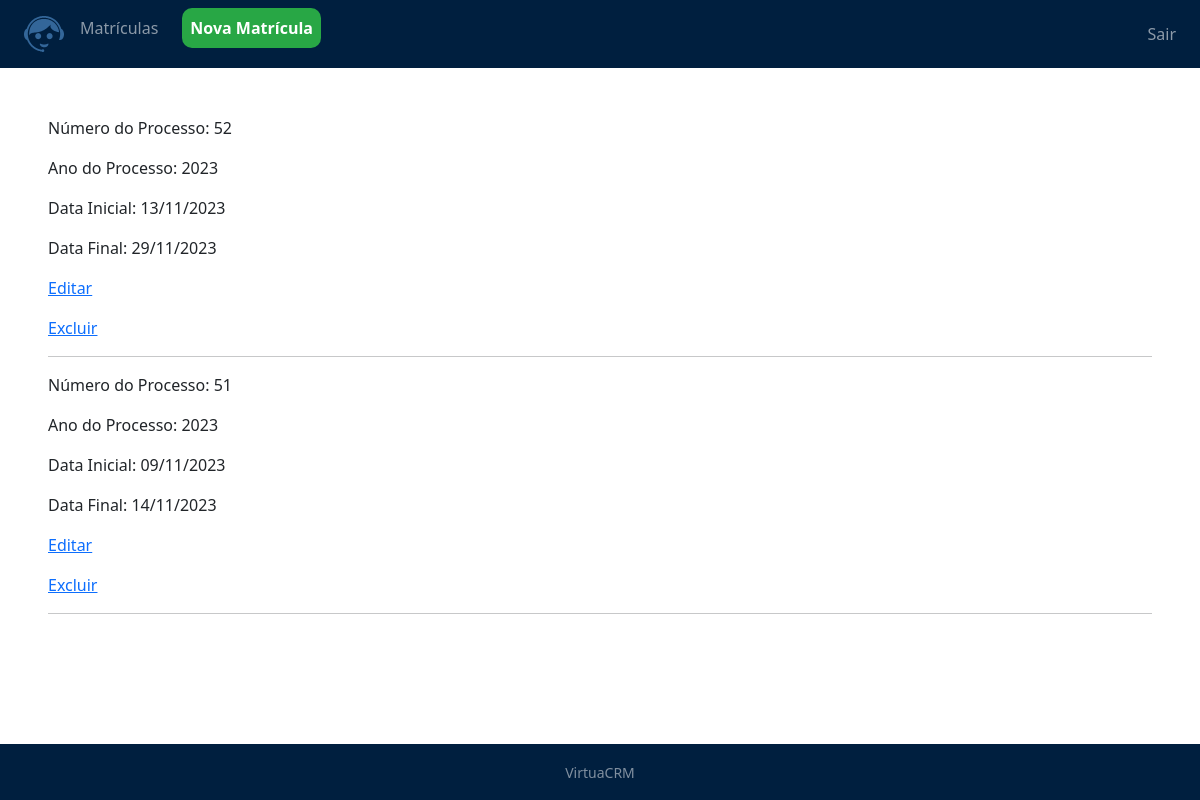
Page /matriculas/processo_ativo on the earlier database version.
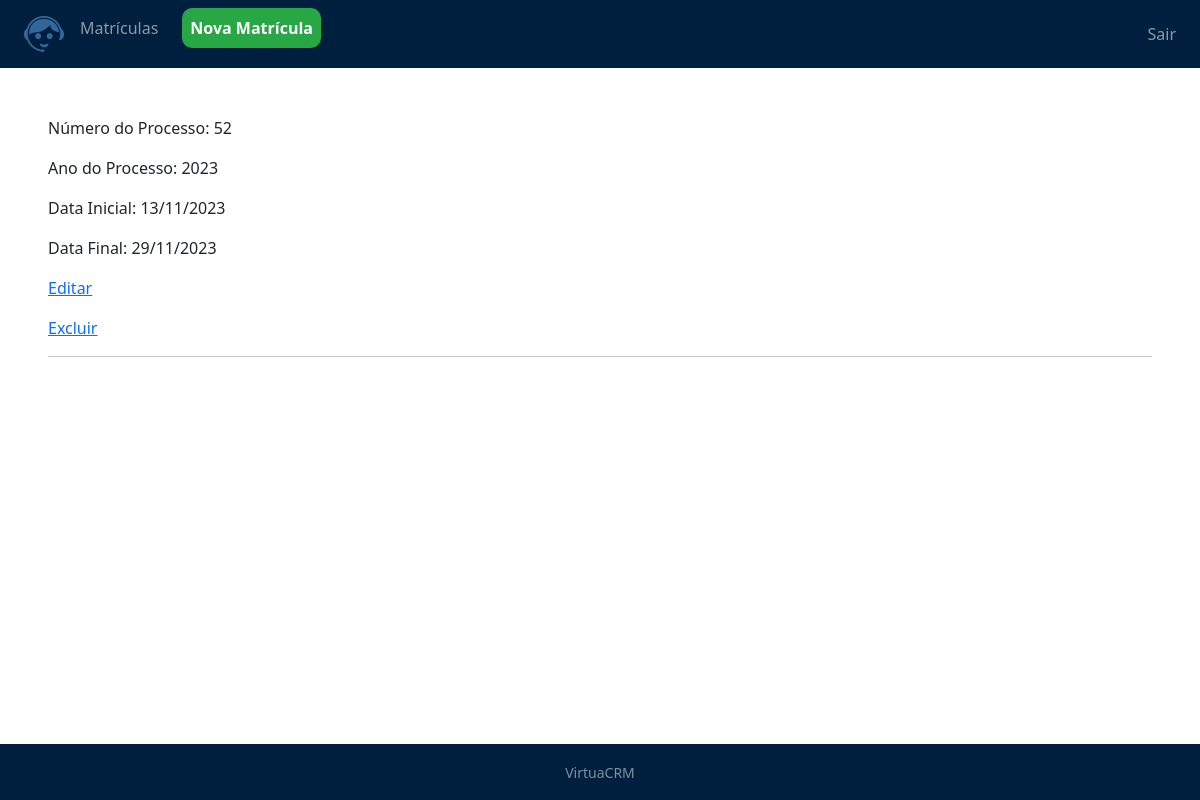
Same page on the later database version.
### matriculas/models.py (models this page shows, shortened)
class cad_processo(models.Model):
    numero_processo =  models.CharField(max_length=2)
    ano_processo = models.CharField(max_length=4)
    data_inicial_processo = models.DateTimeField()
    data_final_processo = models.DateTimeField()
    ativo = models.BooleanField(default=True)
    class Meta:
        db_table = 'processo'
    def get_data_inicial(self):
        return self.data_inicial_processo.strftime('%d/%m/%Y')
    def get_data_final(self):
        return self.data_final_processo.strftime('%d/%m/%Y')
    def get_absolute_url(self):
        return reverse("matriculas:processo_update", kwargs={'id': self.id}) #Direciona para a url de edição
    def get_delete_url(self):
        return reverse("matriculas:processo_delete", kwargs={'id': self.id})# Exclui o resgistro

### matriculas/views.py (the view)
# urls.py: path('processo_ativo', lista_processos, name='processo_ativo'),
def lista_processos(request):
    processos_ativos = cad_processo.objects.filter(ativo=True)
    return render (request, 'matriculas/processo_ativo.html', {'processos': processos_ativos})

### matriculas/templates/matriculas/processo_ativo.html
{% extends 'model-page.html'%}
{% block content %}
{% for processo in processos %}
    <p>Número do Processo: {{ processo.numero_processo }}</p>
    <p>Ano do Processo: {{ processo.ano_processo }}</p>
    <p>Data Inicial: {{ processo.get_data_inicial }}</p>
    <p>Data Final: {{ processo.get_data_final }}</p>
    <p><a href="{{ processo.get_absolute_url }}">Editar</a></p>
    <p><a href="{{ processo.get_delete_url }}">Excluir</a></p>
    <hr>
{% endfor %}
{% endblock %}

### core/templates/model-page.html (shortened to what this page needs)
<!DOCTYPE html>
<html lang="pt-br">
<head>
    <link href="https://cdn.jsdelivr.net/npm/bootstrap@5.3.2/dist/css/bootstrap.min.css" rel="stylesheet">
</head>
<body class="d-flex flex-column">
    <header>
        {% include "model-header.html" %}
    </header>
        <main class="content" >
            <div class="m-5 align-content-center">
                {% block content %} {% endblock %}
            </div>
        </main>
    <footer class="py-3 custom-navbar-bg text-white-50" style="position: fixed; bottom: 0; width: 100%;">
        {% include "model-footer.html" %}
    </footer>
</body>
</html>

### core/templates/model-header.html (shortened to what this page needs)
{% load static %}
<nav class="navbar navbar-expand-sm custom-navbar-bg navbar-dark mr-2">
    <ul class="nav navbar-nav">
        <li class="nav-item">
            <a class="nav-link">
            </a>
        </li>
        <li class="nav-item">
            <a class="nav-link" href="{% url 'user_rank' %}">
                <img src="{% static 'images/virtua_white.svg' %}" alt="Logo" class="img-fluid" style="width: 40px; height: auto;">
            </a>
        </li>
        <li class="nav-item">
            <a class="nav-link" href="{% url 'matriculas:matriculas_list' %}">Matrículas</a>
        </li>
        <li class="nav-item">
            <a class="nav-link">
            </a>
        </li>
        <li class="nav-item">
            <a class="nav-link highlight-link" href="{%url 'matriculas:matriculas_new'%}">Nova Matrícula</a>
        </li>
    </ul>
    <ul class="navbar-nav ms-auto ml-2">
        <li class="nav-item">
            <a class="nav-link">
            </a>
        </li>
        <li class="nav-item">
            <a class="nav-link" href="{% url 'logout' %}">Sair</a>
        </li>
        <li class="nav-item">
            <a class="nav-link">
            </a>
        </li>
    </ul>
</nav>

### core/templates/model-footer.html (shortened to what this page needs)
<div class=" text-center custom-navbar-bg">
    <small class="custom-navbar-bg"> VirtuaCRM</small>
</div>

### core/templates/model-header.html (style rules this page uses)
.custom-navbar-bg { background-color: #001f3f; }
.highlight-link { background-color: #28a745; color: #fff; font-weight: bold; border-radius: 10px; padding: 8px 12px; }

### core/templates/model-footer.html (style rules this page uses)
.custom-navbar-bg { background-color: #001f3f; }

### core/templates/model-page.html (style rules this page uses)
html, body { height: 100%; }
.custom-navbar-bg { background-color: #001f3f; }

Differences in the rows shown:
no longer on this page (row edited): cad_processo: numero_processo "51", ano_processo "2023", get_data_inicial "09/11/2023", get_data_final "14/11/2023"
